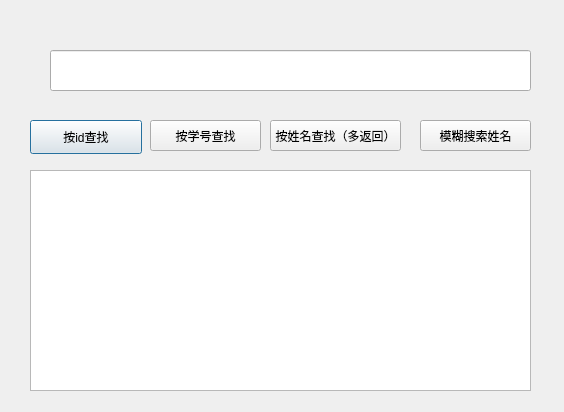
<?xml version="1.0" encoding="UTF-8"?>
<ui version="4.0">
 <class>show_stuinfo</class>
 <widget class="QDialog" name="show_stuinfo">
  <property name="geometry">
   <rect>
    <x>0</x>
    <y>0</y>
    <width>564</width>
    <height>412</height>
   </rect>
  </property>
  <property name="windowTitle">
   <string>Dialog</string>
  </property>
  <widget class="QPushButton" name="pushButton">
   <property name="geometry">
    <rect>
     <x>30</x>
     <y>120</y>
     <width>112</width>
     <height>34</height>
    </rect>
   </property>
   <property name="text">
    <string>按id查找</string>
   </property>
  </widget>
  <widget class="QLineEdit" name="lineEdit">
   <property name="geometry">
    <rect>
     <x>50</x>
     <y>50</y>
     <width>481</width>
     <height>41</height>
    </rect>
   </property>
  </widget>
  <widget class="QPushButton" name="pushButton_2">
   <property name="geometry">
    <rect>
     <x>150</x>
     <y>120</y>
     <width>111</width>
     <height>31</height>
    </rect>
   </property>
   <property name="text">
    <string>按学号查找</string>
   </property>
  </widget>
  <widget class="QPushButton" name="pushButton_3">
   <property name="geometry">
    <rect>
     <x>270</x>
     <y>120</y>
     <width>131</width>
     <height>31</height>
    </rect>
   </property>
   <property name="text">
    <string>按姓名查找（多返回）</string>
   </property>
  </widget>
  <widget class="QTableWidget" name="tableWidget">
   <property name="geometry">
    <rect>
     <x>30</x>
     <y>170</y>
     <width>501</width>
     <height>221</height>
    </rect>
   </property>
  </widget>
  <widget class="QPushButton" name="pushButton_4">
   <property name="geometry">
    <rect>
     <x>420</x>
     <y>120</y>
     <width>111</width>
     <height>31</height>
    </rect>
   </property>
   <property name="text">
    <string>模糊搜索姓名</string>
   </property>
  </widget>
 </widget>
 <resources/>
 <connections/>
</ui>
